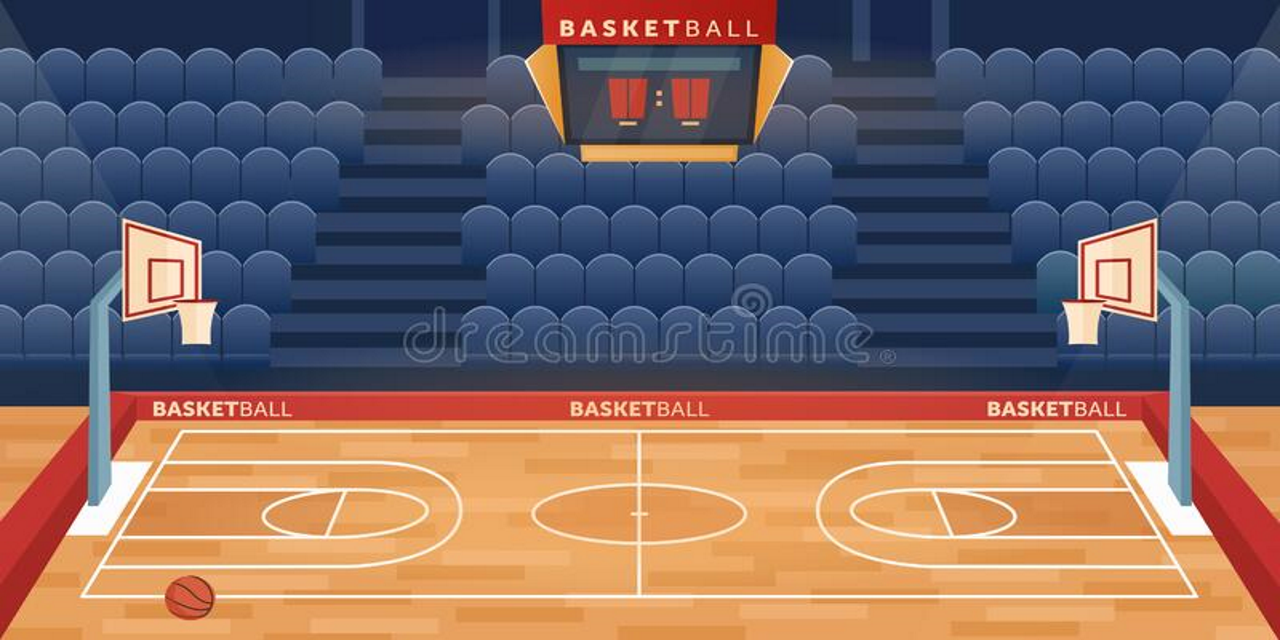

This game map was drawn from its Tiled (.tmx) file and the tilesets committed beside it. A one-line description and the full map source follow:
An orthogonal 40x20 tile map with 32x32 px tiles, 1 tile layer (Tilelaag 1) and 5 objects (5x Wall).

<map version="1.2" tiledversion="1.2.3" orientation="orthogonal" renderorder="right-down" width="40" height="20" tilewidth="32" tileheight="32" infinite="0" nextlayerid="3" nextobjectid="8">
 <tileset firstgid="1" name="tiles_spritesheet" tilewidth="32" tileheight="32" tilecount="800" columns="40">
  <image source="gymlvl3.png" width="1280" height="640" />
 </tileset>
 <layer id="1" name="Tilelaag 1" width="40" height="20">
  <data encoding="csv">
1,2,3,4,5,6,7,8,9,10,11,12,13,14,15,16,17,18,19,20,21,22,23,24,25,26,27,28,29,30,31,32,33,34,35,36,37,38,39,40,
41,42,43,44,45,46,47,48,49,50,51,52,53,54,55,56,57,58,59,60,61,62,63,64,65,66,67,68,69,70,71,72,73,74,75,76,77,78,79,80,
81,82,83,84,85,86,87,88,89,90,91,92,93,94,95,96,97,98,99,100,101,102,103,104,105,106,107,108,109,110,111,112,113,114,115,116,117,118,119,120,
121,122,123,124,125,126,127,128,129,130,131,132,133,134,135,136,137,138,139,140,141,142,143,144,145,146,147,148,149,150,151,152,153,154,155,156,157,158,159,160,
161,162,163,164,165,166,167,168,169,170,171,172,173,174,175,176,177,178,179,180,181,182,183,184,185,186,187,188,189,190,191,192,193,194,195,196,197,198,199,200,
201,202,203,204,205,206,207,208,209,210,211,212,213,214,215,216,217,218,219,220,221,222,223,224,225,226,227,228,229,230,231,232,233,234,235,236,237,238,239,240,
241,242,243,244,245,246,247,248,249,250,251,252,253,254,255,256,257,258,259,260,261,262,263,264,265,266,267,268,269,270,271,272,273,274,275,276,277,278,279,280,
281,282,283,284,285,286,287,288,289,290,291,292,293,294,295,296,297,298,299,300,301,302,303,304,305,306,307,308,309,310,311,312,313,314,315,316,317,318,319,320,
321,322,323,324,325,326,327,328,329,330,331,332,333,334,335,336,337,338,339,340,341,342,343,344,345,346,347,348,349,350,351,352,353,354,355,356,357,358,359,360,
361,362,363,364,365,366,367,368,369,370,371,372,373,374,375,376,377,378,379,380,381,382,383,384,385,386,387,388,389,390,391,392,393,394,395,396,397,398,399,400,
401,402,403,404,405,406,407,408,409,410,411,412,413,414,415,416,417,418,419,420,421,422,423,424,425,426,427,428,429,430,431,432,433,434,435,436,437,438,439,440,
441,442,443,444,445,446,447,448,449,450,451,452,453,454,455,456,457,458,459,460,461,462,463,464,465,466,467,468,469,470,471,472,473,474,475,476,477,478,479,480,
481,482,483,484,485,486,487,488,489,490,491,492,493,494,495,496,497,498,499,500,501,502,503,504,505,506,507,508,509,510,511,512,513,514,515,516,517,518,519,520,
521,522,523,524,525,526,527,528,529,530,531,532,533,534,535,536,537,538,539,540,541,542,543,544,545,546,547,548,549,550,551,552,553,554,555,556,557,558,559,560,
561,562,563,564,565,566,567,568,569,570,571,572,573,574,575,576,577,578,579,580,581,582,583,584,585,586,587,588,589,590,591,592,593,594,595,596,597,598,599,600,
601,602,603,604,605,606,607,608,609,610,611,612,613,614,615,616,617,618,619,620,621,622,623,624,625,626,627,628,629,630,631,632,633,634,635,636,637,638,639,640,
641,642,643,644,645,646,647,648,649,650,651,652,653,654,655,656,657,658,659,660,661,662,663,664,665,666,667,668,669,670,671,672,673,674,675,676,677,678,679,680,
681,682,683,684,685,686,687,688,689,690,691,692,693,694,695,696,697,698,699,700,701,702,703,704,705,706,707,708,709,710,711,712,713,714,715,716,717,718,719,720,
721,722,723,724,725,726,727,728,729,730,731,732,733,734,735,736,737,738,739,740,741,742,743,744,745,746,747,748,749,750,751,752,753,754,755,756,757,758,759,760,
761,762,763,764,765,766,767,768,769,770,771,772,773,774,775,776,777,778,779,780,781,782,783,784,785,786,787,788,789,790,791,792,793,794,795,796,797,798,799,800
</data>
 </layer>
 <objectgroup id="2" name="Objectlaag 1">
  <object id="3" type="Wall" x="0" y="640">
   <polygon points="0,0 0,-32 1280,-32 1280,0" />
  </object>
  <object id="4" type="Wall" x="0" y="608">
   <polygon points="0,0 0,-608 32,-608 32,0" />
  </object>
  <object id="5" type="Wall" x="32" y="32">
   <polygon points="0,0 1216,0 1216,-32 0,-32" />
  </object>
  <object id="6" type="Wall" x="1248" y="0">
   <polygon points="0,0 32,0 32,608 0,608" />
  </object>
  <object id="7" type="Wall" x="160" y="608">
   <polygon points="0,0 0,-32 64,-32 64,0" />
  </object>
 </objectgroup>
</map>